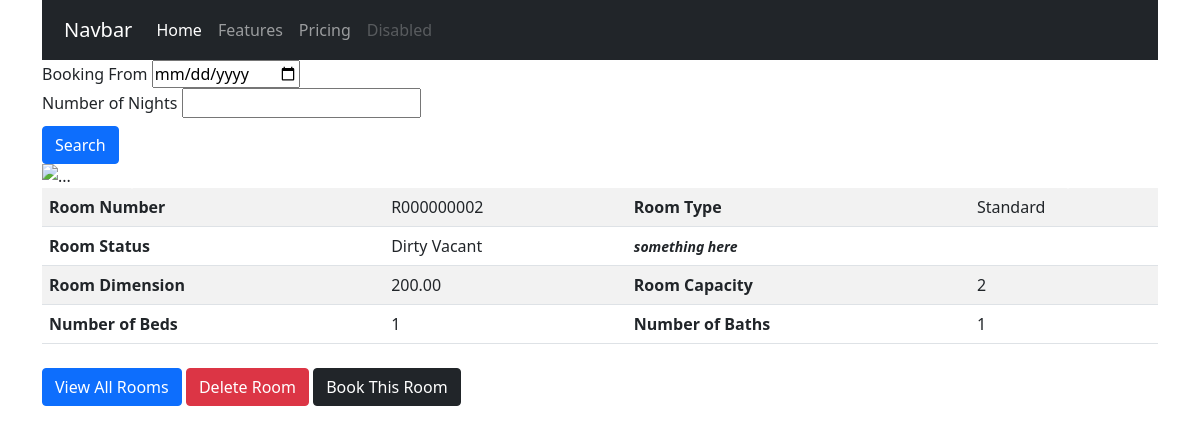
/rooms/r000000002/, run on the app's committed database.
### hotel/models.py (models this page shows, shortened)
class Room(models.Model):
    id = models.UUIDField(primary_key=True, default=uuid.uuid4, editable=False)
    roomstatus = models.CharField(_("Room Status"), max_length=2, choices=ROOMSTATUS, default='dv')
    roomnumber = models.CharField(_("Room Number"), max_length=50, default=generateRoomNumber, db_index=True, unique=True)
    roomnumber_url = models.SlugField(_("Room Number URL"), null=True)
    roomtype = models.ForeignKey(RoomType, on_delete=models.CASCADE, limit_choices_to={'roomtype_active': True}, related_name='rooms')
    roomcapacity = models.PositiveIntegerField(_("Room Capacity")) #todo: set max value for room capacity
    roombed = models.PositiveIntegerField(_("Number of Beds"))
    roombath = models.PositiveIntegerField(_("Number of Bath"))
    roomdimension = models.DecimalField(_("Dimension (in Square Feet)"), max_digits=5, decimal_places=2)
    roomextras = models.ManyToManyField(RoomExtra, verbose_name=_("List of Extra Items"))
    created_at = models.DateTimeField(_("Created At"), auto_now_add=True)
    last_updated = models.DateTimeField(_("Updated At"), auto_now=False)
    is_available = models.BooleanField(_("Room Available"), default=True)
    roomdate = models.DateTimeField(_("Empty Date Field"), blank=True, null=True)
    class Meta:
        verbose_name = _("Room")
        verbose_name_plural = _("Rooms")

class RoomType(models.Model):
    id = models.UUIDField(primary_key=True, default=uuid.uuid4, editable=False)
    roomtype_name = models.CharField(_("Name"), max_length=50)
    roomtype_cost = models.DecimalField(_("Cost of Room/Night"), max_digits=5, decimal_places=2)
    roomtype_cost1 = models.DecimalField(_("Cost of Room/Night 1"), max_digits=5, decimal_places=2, blank=True, null=True)
    roomtype_info = models.CharField(_("RoomType Info 1"), max_length=50, blank=True, null=True)
    roomtype_active = models.BooleanField(_("Is Active?"), default=True)
    class Meta:
        verbose_name = _("RoomType")
        verbose_name_plural = _("RoomTypes")
    def __str__(self):
        return self.roomtype_name

### hotel/views.py (the view)
# urls.py: path('<slug>/', RoomDetailView.as_view(), name='room_detail'),
class RoomDetailView(generic.DetailView):
    model = Room
    slug_field = 'roomnumber_url'
    context_object_name = 'room'
    template_name = 'rooms/roomdetail.html'

### templates/rooms/roomdetail.html (shortened to what this page needs)
{% extends 'base.html' %}
{% block content %}
    <div id="carouselExampleControls" class="carousel slide" data-bs-ride="carousel">
        <div class="carousel-inner">
        <div class="carousel-item active">
            <img src="..." class="d-block w-100" alt="...">
        </div>
        </div>
        <button class="carousel-control-prev" type="button" data-bs-target="#carouselExampleControls" data-bs-slide="prev">
        <span class="carousel-control-prev-icon" aria-hidden="true"></span>
        </button>
        <button class="carousel-control-next" type="button" data-bs-target="#carouselExampleControls" data-bs-slide="next">
        <span class="carousel-control-next-icon" aria-hidden="true"></span>
        </button>
    </div>
    <div class="room-items">
        <table class="table table-striped">
            <tbody>
              <tr>
                <th scope="row">Room Number</th>
                <td>{{ room.roomnumber }}</td>
                <th scope="row">Room Type</th>
                <td>{{ room.roomtype }}</td>
              </tr>
              <tr>
                <th scope="row">Room Status</th>
                <td>{{ room.get_roomstatus_display }}</td>
                <th scope="row"><i><small>something here</small></i></th>
                <td>
                </td>
              </tr>
              <tr>
                <th scope="row">Room Dimension</th>
                <td>{{ room.roomdimension }}</td>
                <th scope="row">Room Capacity</th>
                <td>{{ room.roomcapacity }}</td>
              </tr>
              <tr>
                <th scope="row">Number of Beds</th>
                <td>{{ room.roombed }}</td>
                <th scope="row">Number of Baths</th>
                <td>{{ room.roombath }}</td>
              </tr>
            </tbody>
        </table>
    </div>
    <div class="room-list">
        <a href="{% url 'room_list' %}"><button class="btn btn-primary">View All Rooms</button></a>
        <a href="{% url 'room_delete' room.roomnumber_url %}"><button class="btn btn-danger">Delete Room</button></a>
        <a href="{% url 'booking_create' room.roomnumber_url %}"><button class="btn btn-dark">Book This Room</button></a>
    </div>
{% endblock content %}

### static/styles/main.css (style rules this page uses)
.btn { margin-top: 8px; }
.table>:not(caption)>*>* { padding: 7px 7px; }
table { width: 70px; }

### data on the page
Room: roomnumber "R000000002", roomtype "Standard", roomstatus "Dirty Vacant", roomdimension "200.00", roomcapacity "2", roombed "1", roombath "1"
